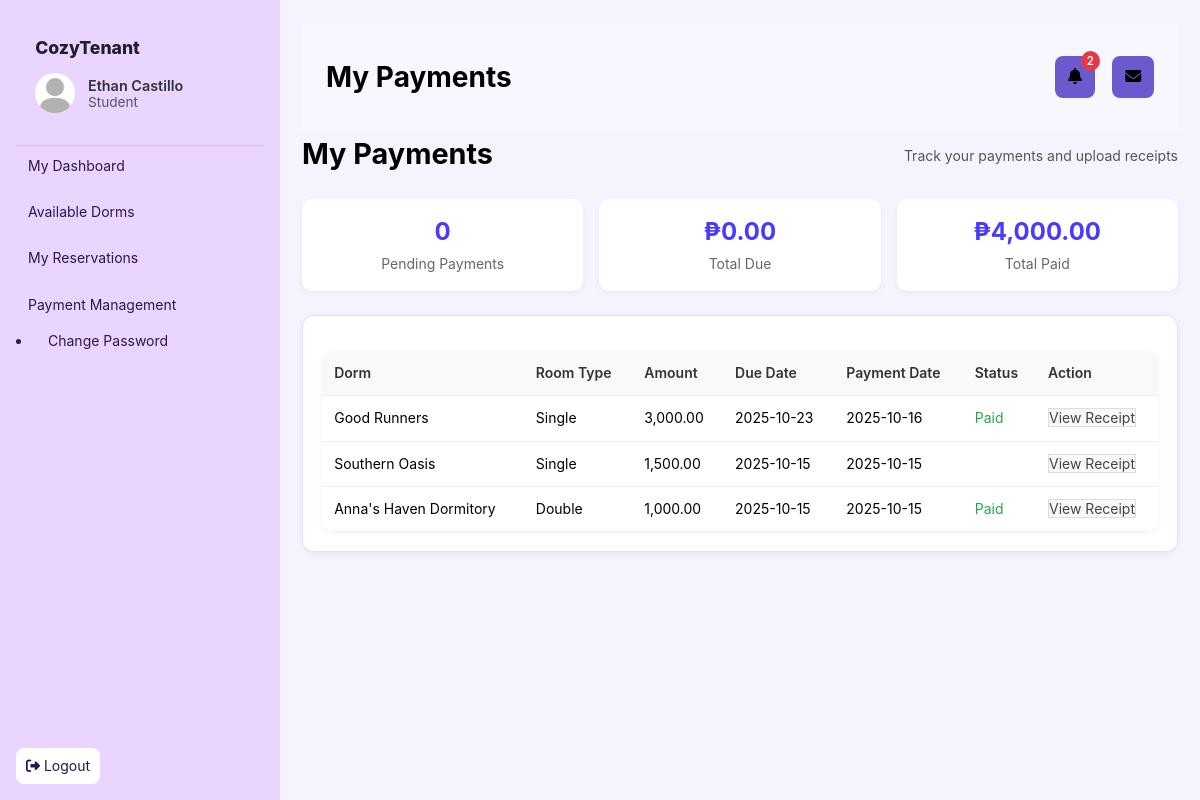
Page /Main/modules/student/student_payments.php (signed in) on the earlier database version.
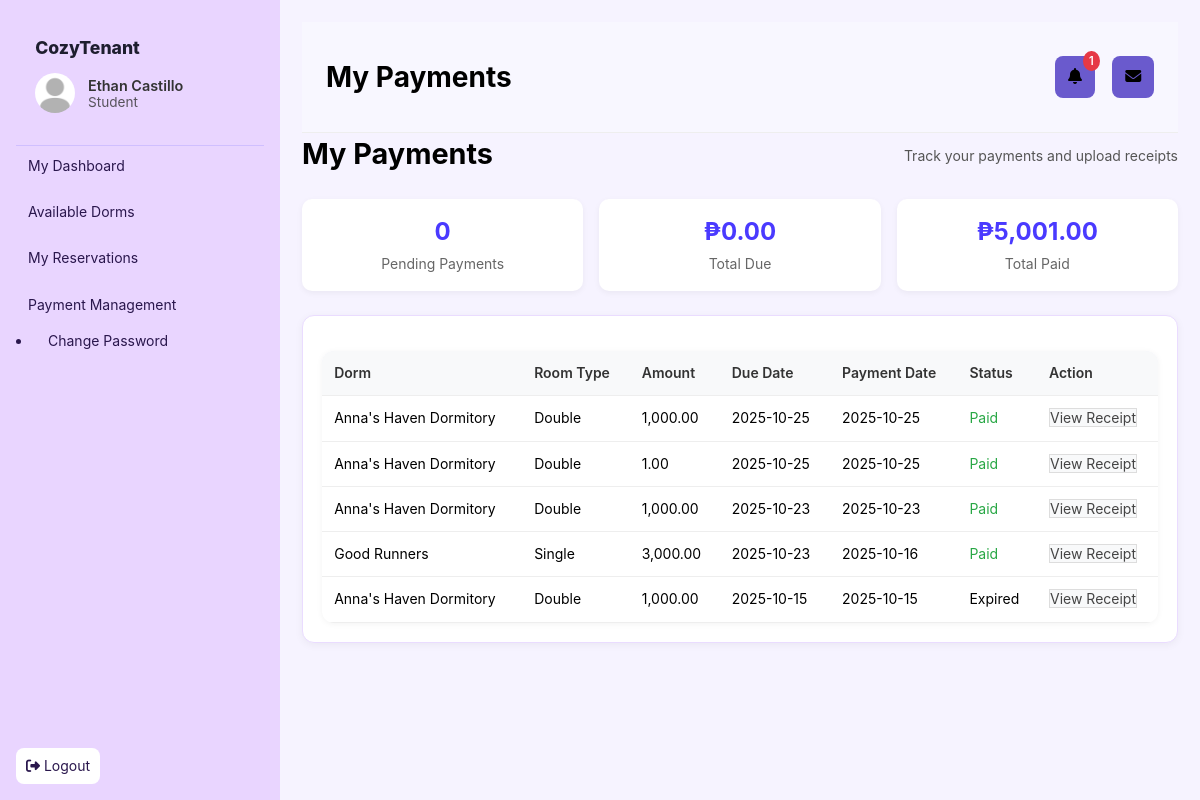
Same page on the later database version.
### tables this page shows
CREATE TABLE `payments` (
  `payment_id` int(11) NOT NULL,
  `booking_id` int(11) NOT NULL,
  `payment_type` enum('downpayment','monthly','utility','deposit','other') DEFAULT 'monthly' COMMENT 'Type of payment: downpayment (initial), monthly (rent), utility (bills), deposit (security), other',
  `student_id` int(11) DEFAULT NULL,
  `owner_id` int(11) DEFAULT NULL,
  `amount` decimal(10,2) NOT NULL,
  `status` enum('pending','submitted','processing','paid','verified','expired','rejected') DEFAULT 'pending' COMMENT 'pending=awaiting payment, submitted=receipt uploaded, processing=owner reviewing, paid=owner confirmed, verified=system verified, expired=past due, rejected=invalid receipt',
  `payment_date` timestamp NOT NULL DEFAULT current_timestamp(),
  `due_date` date DEFAULT NULL,
  `receipt_image` varchar(255) DEFAULT NULL,
  `notes` text DEFAULT NULL,
  `updated_at` datetime DEFAULT current_timestamp() ON UPDATE current_timestamp(),
  `created_at` datetime DEFAULT current_timestamp(),
  `reminder_sent` tinyint(1) DEFAULT 0,
  `verified_by` int(11) DEFAULT NULL COMMENT 'User ID who verified the payment',
  `verified_at` datetime DEFAULT NULL COMMENT 'When payment was verified',
  `rejection_reason` text DEFAULT NULL COMMENT 'Reason for rejection',
  `payment_method` enum('cash','bank_transfer','gcash','paymaya','other') DEFAULT 'bank_transfer' COMMENT 'Method used for payment',
  `reference_number` varchar(100) DEFAULT NULL COMMENT 'Transaction/Reference number'
);

CREATE TABLE `dormitories` (
  `dorm_id` int(11) NOT NULL,
  `owner_id` int(11) NOT NULL,
  `name` varchar(150) NOT NULL,
  `address` varchar(255) NOT NULL,
  `description` text DEFAULT NULL,
  `verified` tinyint(1) DEFAULT 0,
  `created_at` timestamp NOT NULL DEFAULT current_timestamp(),
  `latitude` decimal(10,8) DEFAULT NULL,
  `longitude` decimal(11,8) DEFAULT NULL,
  `status` enum('pending','verified','error') NOT NULL DEFAULT 'pending',
  `updated_at` timestamp NOT NULL DEFAULT current_timestamp() ON UPDATE current_timestamp(),
  `cover_image` varchar(255) DEFAULT NULL,
  `features` text DEFAULT NULL,
  `deposit_months` int(11) DEFAULT 1 COMMENT 'Number of months required as deposit (1-12)',
  `deposit_required` tinyint(1) DEFAULT 1 COMMENT 'Whether deposit is required (1=yes, 0=no)'
);

CREATE TABLE `rooms` (
  `room_id` int(11) NOT NULL,
  `dorm_id` int(11) NOT NULL,
  `room_type` varchar(100) NOT NULL,
  `capacity` int(11) NOT NULL,
  `size` varchar(50) DEFAULT NULL,
  `price` decimal(10,2) NOT NULL,
  `status` enum('vacant','occupied') NOT NULL DEFAULT 'vacant',
  `created_at` timestamp NOT NULL DEFAULT current_timestamp(),
  `room_number` varchar(50) DEFAULT NULL,
  `features` text DEFAULT NULL
);

### Main/auth/auth.php (called while the page is built, shortened)
<?php
function current_user() {
    return $_SESSION['user'] ?? null;
}

### Main/modules/student/student_payments.php (the view, shortened to what the changed rows need)
<?php
require_once __DIR__ . '/../../auth/auth.php';
require_once __DIR__ . '/../../config.php';
$page_title = "My Payments";
include __DIR__ . '/../../partials/header.php';
$user_id = $_SESSION['user']['user_id'];
$stmt = $pdo->prepare("
    SELECT
        p.payment_id, p.amount, p.status, p.payment_date, p.due_date,
        p.receipt_image, p.created_at,
        d.name AS dorm_name, r.room_type,
        b.booking_id, b.start_date, b.end_date
    FROM payments p
    JOIN bookings b ON p.booking_id = b.booking_id
    JOIN rooms r ON b.room_id = r.room_id
    JOIN dormitories d ON r.dorm_id = d.dorm_id
    WHERE p.student_id = ?
    ORDER BY p.created_at DESC
");
$stmt->execute([$user_id]);
$payments = $stmt->fetchAll(PDO::FETCH_ASSOC);
$total_due = 0;
$paid_amount = 0;
$pending_count = 0;
foreach ($payments as $p) {
    if ($p['status'] === 'pending') {
        $total_due += $p['amount'];
        $pending_count++;
    } elseif ($p['status'] === 'paid') {
        $paid_amount += $p['amount'];
    }
}
?>
<div class="page-header">
    <h1>My Payments</h1>
</div>
<div class="stats-grid">
    <div class="stat-card">
        <h3>₱<?= number_format($paid_amount, 2) ?></h3>
        <p>Total Paid</p>
    </div>
</div>
<div class="card">
  <?php if (!$payments): ?>
    <p>No payments found.</p>
  <?php else: ?>
    <table class="data-table">
      <thead>
        <tr>
          <th>Dorm</th>
          <th>Room Type</th>
          <th>Amount</th>
          <th>Due Date</th>
          <th>Payment Date</th>
          <th>Status</th>
          <th>Action</th>
        </tr>
      </thead>
      <tbody>
        <?php foreach ($payments as $p): ?>
          <tr>
            <td><?php echo htmlspecialchars($p['dorm_name']); ?></td>
            <td><?php echo htmlspecialchars($p['room_type']); ?></td>
            <td><?php echo htmlspecialchars(number_format($p['amount'], 2)); ?></td>
            <td><?php echo htmlspecialchars(date('Y-m-d', strtotime($p['due_date']))); ?></td>
            <td><?php echo $p['payment_date'] ? htmlspecialchars(date('Y-m-d', strtotime($p['payment_date']))) : 'N/A'; ?></td>
            <td class="<?php echo 'status-' . htmlspecialchars($p['status']); ?>">
              <?php echo ucfirst(htmlspecialchars($p['status'])); ?>
            </td>
            <td>
              <?php if ($p['status'] == 'pending'): ?>
                <button class="btn" onclick="openUploadModal(<?php echo $p['payment_id']; ?>)">Upload Receipt</button>
              <?php else: ?>
                <a href="../uploads/receipts/<?php echo htmlspecialchars($p['receipt_image']); ?>"
                   target="_blank"
                   class="btn-secondary">
                  View Receipt
                </a>
              <?php endif; ?>
            </td>
          </tr>
        <?php endforeach; ?>
      </tbody>
    </table>
  <?php endif; ?>
</div>
<?php require_once __DIR__ . '/../../partials/footer.php'; ?>

### Main/partials/header.php (shortened to what the changed rows need)
<?php
require_once __DIR__ . '/../auth/auth.php';
$user = current_user();
require_once __DIR__ . '/../config.php';
$unread_announcements = 0;
if ($user && isset($user['user_id'])) {
    $stmt = $pdo->prepare("
        SELECT COUNT(*)
        FROM announcements a
        LEFT JOIN announcement_reads ar
          ON a.id = ar.announcement_id AND ar.user_id = ?
        WHERE ar.read_at IS NULL
          AND (
            a.audience = 'All Hosts'
            OR (a.audience = 'Students' AND ? = 'student')
            OR (a.audience IN ('Verified Owners','Pending Owners','All Hosts') AND ? = 'owner')
          )
    ");
    $stmt->execute([$user['user_id'], $user['role'], $user['role']]);
    $unread_announcements = (int)$stmt->fetchColumn();
}
$announcement_page = "#";
if ($user['role'] === 'student') {
    $announcement_page = "/modules/student/student_announcements.php";
} elseif ($user['role'] === 'owner') {
    $message_page = "/modules/owner/owner_messages.php";
    $announcement_page = "/modules/owner/owner_announcements.php";
} elseif ($user['role'] === 'admin') {
    $message_page = "/modules/shared/messaging.php";
    $announcement_page = "/modules/admin/announcements.php";
}
?>
<!doctype html>
<html lang="en">
<head>
  <link rel="stylesheet" href="/assets/style.css">
  <link rel="stylesheet" href="/assets/modules.css">
  <link rel="stylesheet" href="https://cdnjs.cloudflare.com/ajax/libs/font-awesome/6.5.0/css/all.min.css">
</head>
<body>
  <main class="main">
    <header class="topbar">
      <div class="page-title">
        <?php if (isset($page_title)): ?>
          <h1><?= htmlspecialchars($page_title) ?></h1>
        <?php endif; ?>
      </div>
      <div class="header-actions">
        <a href="<?= $announcement_page ?>" class="btn-icon">
          <i class="fa fa-bell"></i>
          <?php if ($unread_announcements > 0): ?>
            <span class="badge"><?= $unread_announcements ?></span>
          <?php endif; ?>
        </a>
      </div>
    </header>

Differences in the rows shown:
removed payments: dormitories.name "Southern Oasis", rooms.room_type "Single", amount "1,500.00", due_date "2025-10-15", payment_date "2025-10-15"
added payments: dormitories.name "Anna's Haven Dormitory", rooms.room_type "Double", amount "1,000.00", due_date "2025-10-25", payment_date "2025-10-25", status "Paid"
added payments: dormitories.name "Anna's Haven Dormitory", rooms.room_type "Double", amount "1.00", due_date "2025-10-25", payment_date "2025-10-25", status "Paid"
added payments: dormitories.name "Anna's Haven Dormitory", rooms.room_type "Double", amount "1,000.00", due_date "2025-10-23", payment_date "2025-10-23", status "Paid"
changed payments: status "Paid" → "Expired"
Other differences:
$unread_announcements: "2" → "1"
$paid_amount: "4,000.00" → "5,001.00"
